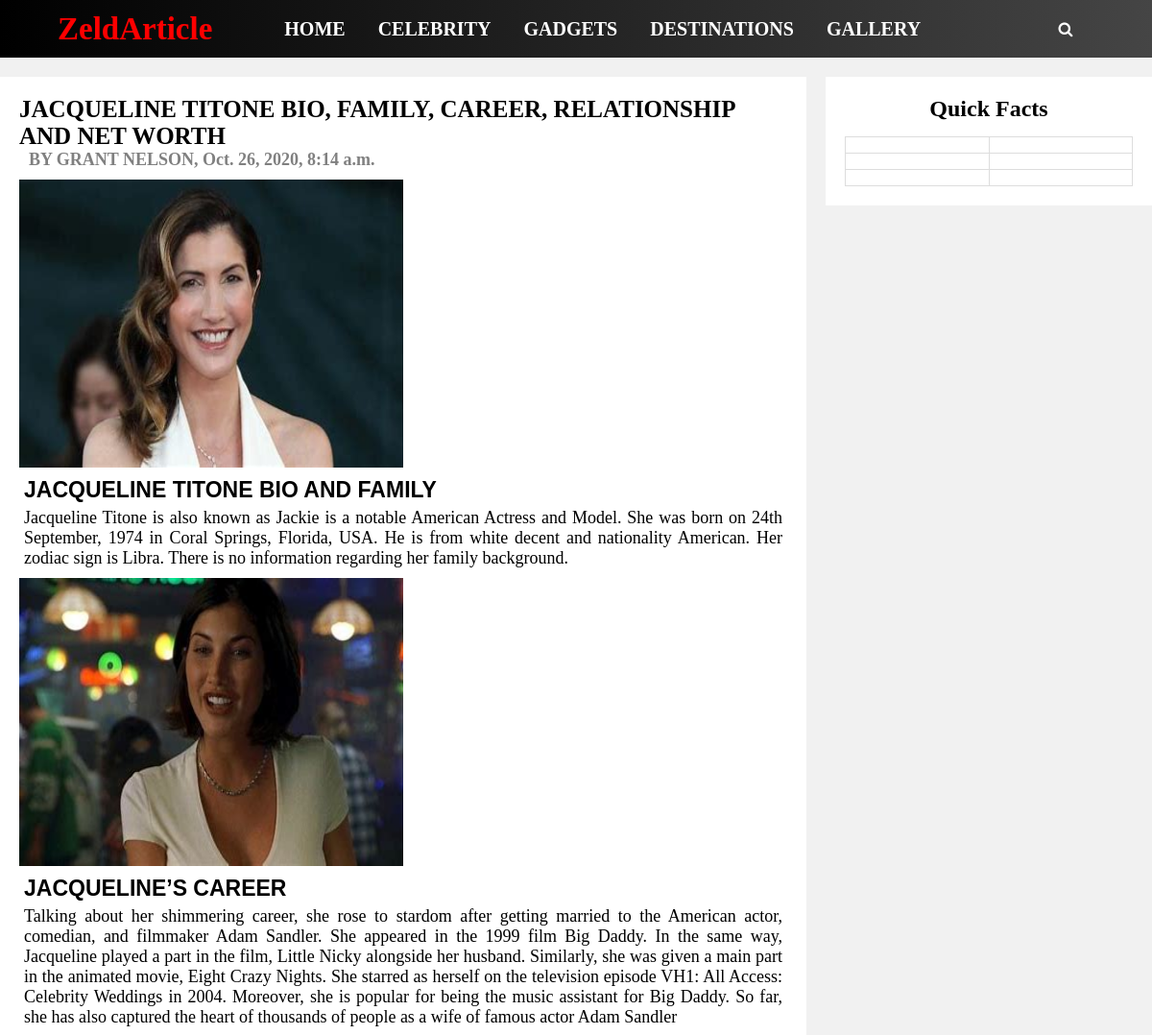
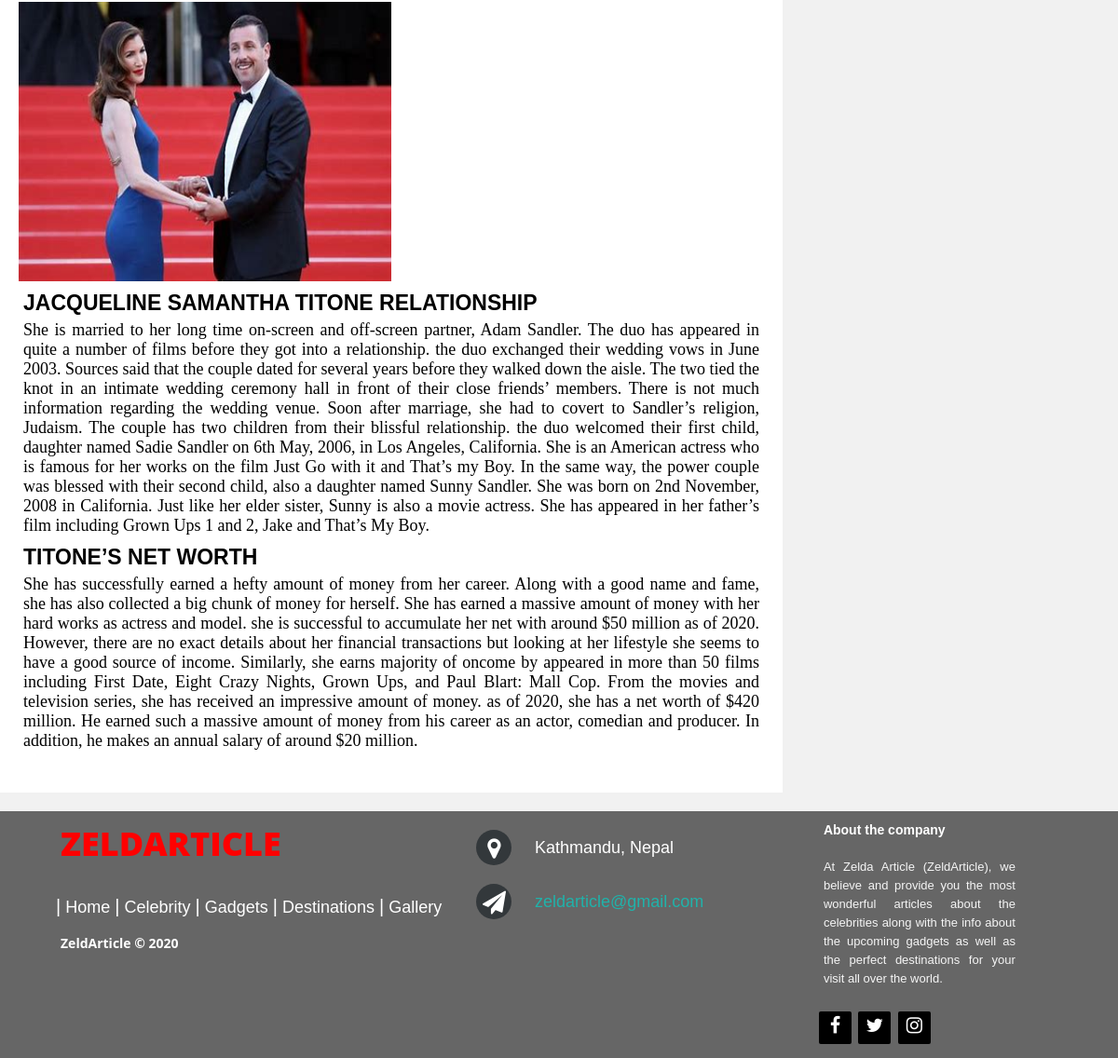
/article2, run on the app's committed database (2 pictures, top to bottom).
### Article/models.py (models this page shows, shortened)
class Article(models.Model):
    class CelebrityObject(models.Manager):
        def get_queryset(self):
            return super().get_queryset().filter(category='celebrity')
    class GadgetsObject(models.Manager):
        def get_queryset(self):
            return super().get_queryset().filter(category='gadgets')
    class DestinationsObject(models.Manager):
        def get_queryset(self):
            return super().get_queryset().filter(category='destinations')
    options =(
        ('celebrity','Celebrity'),
        ('gadgets','Gadgets'),
        ('destinations','Destinations'),
    )
    postedby = models.ForeignKey(User, on_delete=models.PROTECT, blank=True)
    author = models.CharField(max_length=50)
    date = models.DateTimeField(default=datetime.now, blank=False)
    category= models.CharField(max_length=15, choices=options, default='celibrity')
    heading = models.CharField(max_length=200)
    title1 = models.CharField(max_length=200, blank=False)
    title1_Description = models.TextField(blank=False)
    title2 = models.CharField(max_length=200, blank=False)
    title2_Description = models.TextField(blank=False)
    title3 = models.CharField(max_length=200, blank=False)
    title3_Description = models.TextField(blank=False)
    title4 = models.CharField(max_length=200, blank=True)
    title4_Description = models.TextField(blank=True)
    title5 = models.CharField(max_length=200, blank=True)
    title5_Description = models.TextField(blank=True)
    read = models.IntegerField(default=0)
    img1 =  models.ImageField(upload_to='Images')
    img2 =  models.ImageField(upload_to='Images')
    img3 =  models.ImageField(upload_to='Images')
    QuickFact1 = models.CharField(max_length=30, blank=False)
    QuickFact1Ans = models.CharField(max_length=50, blank=False)
    QuickFact2 = models.CharField(max_length=30, blank=False)
    QuickFact2Ans = models.CharField(max_length=50, blank=False)
    QuickFact3 = models.CharField(max_length=30, blank=False)
    QuickFact3Ans = models.CharField(max_length=50, blank=False)
    objects = models.Manager()# defualt Manager
    celebrityObjects = CelebrityObject() #Custom Manager
    gadgetsObjects = GadgetsObject()# custom Manager
    destinationsObject = DestinationsObject()# custom Manager
    class Meta:
        ordering = ('-date',)

### Article/views.py (the view)
# urls.py: path('article<int:myid>',views.article, name ='ArticlePage'),
def article(request, myid):
    articleObj = Article.objects.filter(id = myid)
    articleObj = Article.objects.get(id = myid)
    articleObj.read = articleObj.read + 1
    articleObj.save()
    params = {'articleObj':articleObj}
    return render(request, 'article.html',params)

### templates/article/article.html (shortened to what this page needs)
{% extends 'base.html' %}
{% load static %}
{% block css %}
<link rel="stylesheet" href="{% static 'css/article0.css'%}">
{% endblock %}
{% block Body %}
<div class="row">
  <div class="leftcolumn">
    <div class="card">
      <div class="title">{{articleObj.heading}}</div>
      <h4>BY {{articleObj.author}}, {{articleObj.date}}</span></h4>
      <div class="img">
        <img src="/media/{{articleObj.img1}}">
      </div>
      <h3>{{articleObj.title1}}</h3>
      <p>{{articleObj.title1_Description}}</p>
      <div class="img">
        <img src="/media/{{articleObj.img2}}">
      </div>
      <h3>{{articleObj.title2}}</h3>
      <p>{{articleObj.title2_Description}}</p>
      <div class="img">
        <img src="/media/{{articleObj.img3}}">
      </div>
      <h3>{{articleObj.title3}}</h3>
      <p>{{articleObj.title3_Description}}</p>
      <h3>{{articleObj.title4}}</h3>
      <p>{{articleObj.title4_Description}}</p>
      <h3>{{articleObj.title5}}</h3>
    </div>
  </div>
  <div class="rightcolumn">
    <div class="card">
      <h2>Quick Facts</h2>
      <table>
        <tr>
          <th>{{articleObj.QuickFact1}}</th>
          <th>{{articleObj.QuickFact1Ans}}</th>
        </tr>
        <tr>
          <td>{{articleObj.QuickFact2}}</td>
          <td>{{articleObj.QuickFact2Ans}}</td>
        </tr>
        <tr>
          <td>{{articleObj.QuickFact3}}</td>
          <td>{{articleObj.QuickFact3Ans}}</td>
        </tr>
      </table>
    </div>
  </div>
</div>
{% endblock %}

### static/css/base1.css (style rules this page uses)
* { margin: 0; padding: 0; box-sizing: border-box; }
body { background-color: #f1f1f1; font-family: 'Open Sans' sans-serif; }

### static/css/article0.css (style rules this page uses)
.leftcolumn { float: left; width: 70%; }
.rightcolumn { float: left; width: 30%; padding-left: 20px; }
.title { font-weight: bold; font-size: 25px; text-transform: uppercase; font-family: Georgia, 'Times New Roman', Times, serif; padding-right: 10px; }
h3 { color: black; font-size: 23px; font-weight: bold; font-family: sans-serif; padding-left: 5px; padding-right: 10px; padding-bottom: 5px; text-align: justify; text-transform: uppercase; }
p { color: black; font-size: 18px; font-weight: 400; padding-left: 5px; padding-right: 5px; margin-bottom: 10px; text-align: justify; }
h4 { color: grey; font-family: cursive; font-size: 18px; font-weight: bold; padding-left: 10px; padding-bottom: 10px; }
.img { width: 50%; height:300px; margin-bottom: 10px; }
.img img { height: 100%; width: 100%; object-fit: fill; }
.card { background-color: white; padding: 20px; margin-top: 20px; }
.card h2 { color: black; text-align: center; }
.row:after { content: ""; display: table; clear: both; }
table { margin-top: 15px; font-family: arial, sans-serif; border-collapse: collapse; width: 100%; }
td, th { border: 1px solid #dddddd; text-align: left; padding: 8px; }

### data on the page
Article: heading "JACQUELINE TITONE BIO, FAMILY, CAREER, RELATIONSHIP AND NET WORTH", author "GRANT NELSON", date "Oct. 26, 2020, 8:14 a.m.", img1 (picture), title1 "JACQUELINE TITONE BIO AND FAMILY", title1_Description "Jacqueline Titone is also known as Jackie is a notable American Actress and Model. She was born on 24th September, 1974 in Coral Springs, Florida, USA. He is from white decent and nationality American. Her zodiac sign is Libra. There is no information regarding her family background.", img2 (picture), title2 "JACQUELINE’S CAREER", title2_Description "Talking about her shimmering career, she rose to stardom after getting married to the American actor, comedian, and filmmaker Adam Sandler. She appeared in the 1999 film Big Daddy. In the same way, Jacqueline played a part in the film, Little Nicky alongside her husband. Similarly, she was given a main part in the animated movie, Eight Crazy Nights. She starred as herself on the television episode VH1: All Access: Celebrity Weddings in 2004. Moreover, she is popular for being the music assistant for Big Daddy. So far, she has also captured the heart of thousands of people as a wife of famous actor Adam Sandler", img3 (picture), title3 "JACQUELINE SAMANTHA TITONE RELATIONSHIP", title3_Description "She is married to her long time on-screen and off-screen partner, Adam Sandler. The duo has appeared in quite a number of films before they got into a relationship. the duo exchanged their wedding vows in June 2003. Sources said that the couple dated for several years before they walked down the aisle. The two tied the knot in an intimate wedding ceremony hall in front of their close friends’ members. There is not much information regarding the wedding venue. Soon after marriage, she had to covert to Sandler’s religion, Judaism. The couple has two children from their blissful relationship. the duo welcomed their first child, daughter named Sadie Sandler on 6th May, 2006, in Los Angeles,…", title4 "TITONE’S NET WORTH", title4_Description "She has successfully earned a hefty amount of money from her career. Along with a good name and fame, she has also collected a big chunk of money for herself. She has earned a massive amount of money with her hard works as actress and model. she is successful to accumulate her net with around $50 million as of 2020. However, there are no exact details about her financial transactions but looking at her lifestyle she seems to have a good source of income. Similarly, she earns majority of oncome by appeared in more than 50 films including First Date, Eight Crazy Nights, Grown Ups, and Paul Blart: Mall Cop. From the movies and television series, she has received an impressive amount of money.…"
